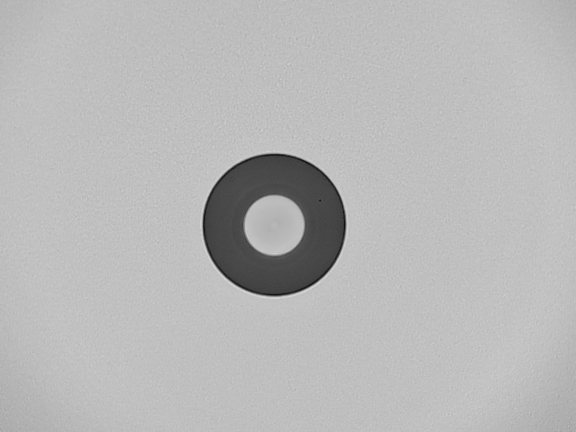
#> input picture current-process/test_image/img(303).jpg, 1152 x 864 px (shown at 1/2 size)
$ python -i scratch_detector.py   (imports and definitions only)
#> lines starting #> are read from the running program, lines starting #| are printed output that depends on the picture; after the words box and inside, x2 and y2 are one past the last pixel; in counts of white or black regions, pixels touching at a corner belong together
#> further down, picture is the input picture: shape (864, 1152); min 10, max 233, mean 184
"""
Scratch detection module using morphological Top-Hat and Black-Hat transforms.
"""

import cv2
from config.system_config import SystemConfig


def detect_scratches(gray_frame):
    """Detects scratches using morphological Top-Hat and Black-Hat transforms."""
    detections = []  # Initialize empty list to store found scratch detection results
    kernel = cv2.getStructuringElement(cv2.MORPH_RECT,  # Create rectangular morphological kernel for operations
                                     SystemConfig.SCRATCH_KERNEL_SIZE)  # Size determines sensitivity to scratch width

    # Top-Hat for bright scratches on dark background
    tophat = cv2.morphologyEx(gray_frame, cv2.MORPH_TOPHAT, kernel)  # Extract bright features by subtracting opening from original
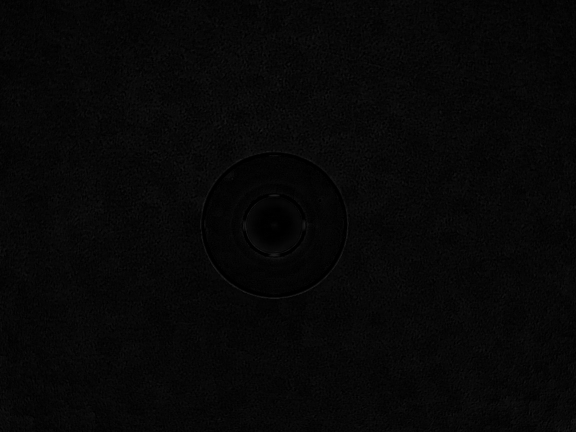
#> tophat: shape (864, 1152) (shown at 1/2 size); min 0, max 46, mean 6.9

    # Black-Hat for dark scratches on bright background
    blackhat = cv2.morphologyEx(gray_frame, cv2.MORPH_BLACKHAT, kernel)  # Extract dark features by subtracting original from closing

    # Combine and threshold
    combined = cv2.add(tophat, blackhat)  # Merge both bright and dark scratch features into single image
    _, thresh = cv2.threshold(combined, SystemConfig.SCRATCH_BINARY_THRESHOLD,  # Convert grayscale to binary using threshold
                             255, cv2.THRESH_BINARY)  # Pixels above threshold become white (255), below become black (0)
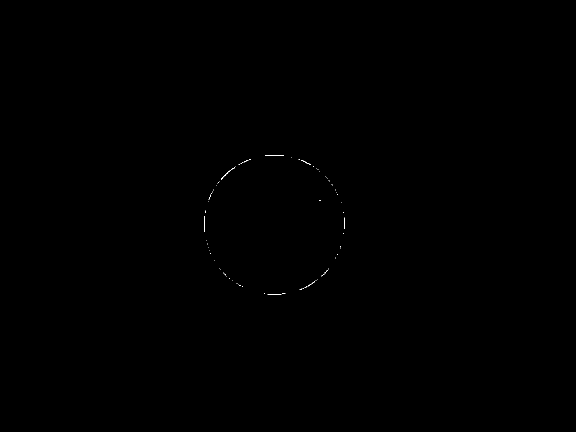
#> thresh: shape (864, 1152) (shown at 1/2 size); 0.05% white in thin lines or dots, all inside (x1, y1, x2, y2) = (408, 310, 690, 590)

    contours, _ = cv2.findContours(thresh, cv2.RETR_EXTERNAL,  # Find external contours only (outer boundaries)
                                   cv2.CHAIN_APPROX_SIMPLE)  # Compress contours by removing redundant points
#> contours = 71 contours, 68 with area under 20; largest, box (x1, y1, x2, y2) and area: (530, 310, 568, 312) 30, (442, 335, 470, 359) 24, (535, 588, 563, 590) 21

    for c in contours:  # Iterate through each detected contour
        # Filter by area to remove noise
        if cv2.contourArea(c) > 50:  # Only process contours larger than 50 pixels to filter out noise
            x, y, w, h = cv2.boundingRect(c)  # Calculate smallest rectangle that completely contains the contour
            detections.append({  # Add detection result to list with structured format
                "type": "Scratch",  # Label this detection as a scratch type
                "location": (x, y, w, h),  # Store bounding box coordinates and dimensions
                "confidence": 1.0  # Set maximum confidence since morphological detection passed thresholds
            })
#> this loop made 71 passes
#> c on passes 2, 3, 5, 7, 9, 11, 12, 13, 14, 15, 16, 20: [[564, 587], [570, 587]], [[528, 587], [529, 587]], [[606, 576], [607, 576]], [[484, 573], [485, 573]], [[473, 567], [474, 567]], [[631, 561], [632, 561]], [[464, 561]], [[634, 559]], [[458, 556], [459, 557], [459, 556]], [[642, 553]], [[453, 552]], [[440, 538]]
#> after the loop, detections = []
    return detections  # Return list of all detected scratches with their locations and metadata

>>> import cv2
>>> picture = cv2.imread('../../current-process/test_image/img(303).jpg', cv2.IMREAD_GRAYSCALE)
>>> result = detect_scratches(picture)
#> result = []
